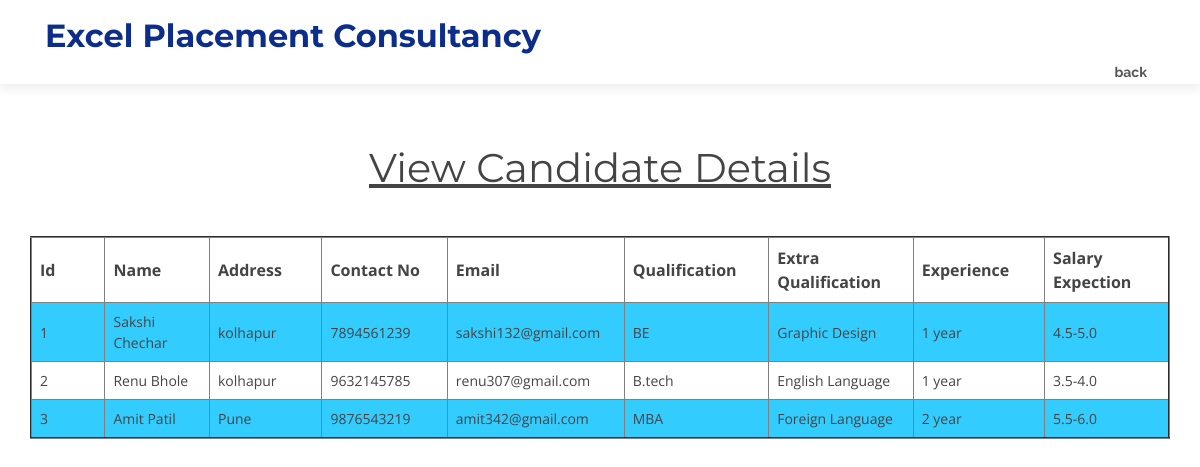
Screenshot of /companyview.php with the database file from the repository.
### tables this page shows
CREATE TABLE `canreg` (
  `id` int(10) NOT NULL,
  `name` varchar(50) NOT NULL,
  `Address` varchar(50) NOT NULL,
  `qualification` varchar(50) NOT NULL,
  `exp` varchar(50) NOT NULL,
  `mob` varchar(50) NOT NULL,
  `email` varchar(50) NOT NULL,
  `extra_qualify` varchar(50) NOT NULL,
  `salary` varchar(50) NOT NULL
);

### companyview.php (the view, shortened to what this page needs)
<!DOCTYPE html PUBLIC "-//W3C//DTD XHTML 1.0 Transitional//EN" "http://www.w3.org/TR/xhtml1/DTD/xhtml1-transitional.dtd">
<html xmlns="http://www.w3.org/1999/xhtml">
<head>
  <link href="lib/bootstrap/css/bootstrap.min.css" rel="stylesheet">
  <link href="lib/font-awesome/css/font-awesome.min.css" rel="stylesheet">
  <link href="lib/animate/animate.min.css" rel="stylesheet">
  <link href="lib/ionicons/css/ionicons.min.css" rel="stylesheet">
  <link href="lib/owlcarousel/assets/owl.carousel.min.css" rel="stylesheet">
  <link href="lib/magnific-popup/magnific-popup.css" rel="stylesheet">
  <link href="lib/ionicons/css/ionicons.min.css" rel="stylesheet">
  <link href="css/style.css" rel="stylesheet">
</head>
<body>
<body id="body">
  <header id="header">
    <div class="container">
      <div id="logo" class="pull-left">
        <h1><a href="#body" class="scrollto"><font size="+3">Excel Placement Consultancy</font></a></h1>
      </div>
      <nav id="nav-menu-container">
        <ul class="nav-menu">
          <li><a href="viewpanal.php">back</a></li>
            </ul>
      </nav>
    </div>
  </header>
  <main id="main">
    <section id="about" class="wow fadeInUp">
      <div class="container">
        <div class="row">
		  <font size="3">
            <table align="center">
			<h1><center><u> View Candidate Details</u></center></h1>
			<?php
			include("conn.php");
      $q="SELECT * FROM canreg";
      $rs = $conn -> query($q);
			if($rs -> num_rows > 0)
			{
			echo"<br/>";
			echo"<form method='post'>";
			echo"<table border='2'>";
			echo"<tr>
			<td align='center'
			style='width:240px;height:40px;font size:18px;font-weight:bold'>Id</td>
			<td align='center'
			style='width:240px;height:40px;font size:18px;font-weight:bold'>Name</td>
			<td align='center'
			style='width:240px;height:40px;font size:18px;font-weight:bold'>Address</td>
			<td align='center'
			style='width:240px;height:40px;font size:18px;font-weight:bold'>Contact No</td>
			<td align='center'
			style='width:240px;height:40px;font size:18px;font-weight:bold'>Email</td>
			<td align='center'
			style='width:240px;height:40px;font size:18px;font-weight:bold'>Qualification</td>
			<td align='center'
			style='width:240px;height:40px;font size:18px;font-weight:bold'>Extra Qualification</td>
			<td align='center'
			style='width:240px;height:40px;font size:18px;font-weight:bold'>Experience</td>
			<td align='center'
			style='width:240px;height:40px;font size:18px;font-weight:bold'>Salary Expection</td>
		</tr>";
		while($row = $rs -> fetch_assoc())
		{
		echo"<tr>";
		echo"<td align='center'
		style='sheight:20px;font-size:14px;'>".$row['id']."</td>";
		echo"<td align='center'
		style='height:20px;font-size:14px;'>".$row['name']."</td>";
		echo"<td align='center'
		style='height:20px;font-size:14px;'>".$row['Address']."</td>";
		echo"<td align='center'
		style=height:20px;font-size:14px;'>".$row['mob']."</td>";
		echo"<td align='center'
		style='height:20px;font-size:14px;'>".$row['email']."</td>";
		echo"<td align='center'
		style='height:20px;font-size:14px;'>".$row['qualification']."</td>";
		echo"<td align='center'
		style='height:20px;font-size:14px;'>".$row['extra_qualify']."</td>";
		echo"<td align='center'
		style='height:20px;font-size:14px;'>".$row['exp']."</td>";
		echo"<td align='center'
		style='height:20px;font-size:14px;'>".$row['salary']."</td>";
		echo"</tr>";
		}
		echo"</table>";
		echo"</form>";
	}
			?>
        </div>
      </div>
    </section>
</body>
</html>

### conn.php (shortened to what this page needs)
<!DOCTYPE html PUBLIC "-//W3C//DTD XHTML 1.0 Transitional//EN" "http://www.w3.org/TR/xhtml1/DTD/xhtml1-transitional.dtd">
<html xmlns="http://www.w3.org/1999/xhtml">
<head>
</head>
<body>
</body>
</html>

### css/style.css (style rules this page uses)
body { background: #fff; color: #444; font-family: "Open Sans", sans-serif; }
a { color: #50d8af; transition: 0.5s; }
h1, h2, h3, h4, h5, h6 { font-family: "Montserrat", sans-serif; font-weight: 400; margin: 0 0 20px 0; padding: 0; }
#header { padding: 20px 0; height: 84px; transition: all 0.5s; z-index: 997; background: #fff; box-shadow: 0px 6px 9px 0px rgba(0, 0, 0, 0.06); }
#header #logo h1 { font-size: 42px; margin: 0; padding: 0; line-height: 1; font-family: "Montserrat", sans-serif; font-weight: 700; }
#header #logo h1 a { color: #0c2e8a; line-height: 1; display: inline-block; }
.nav-menu, .nav-menu * { margin: 0; padding: 0; list-style: none; }
.nav-menu li { position: relative; white-space: nowrap; }
.nav-menu > li { float: left; }
#nav-menu-container { float: right; margin: 0; }
.nav-menu a { padding: 10px 8px; text-decoration: none; display: inline-block; color: #555; font-family: "Raleway", sans-serif; font-weight: 700; font-size: 14px; outline: none; }
.nav-menu > li { margin-left: 10px; }
#about { padding: 60px 0 30px 0; }

### companyview.php (style rules this page uses)
table { border-collapse: collapse; width: 100%; }
th, td { text-align: left; padding: 8px; }
tr:nth-child(even) { background-color:#33CCFF }

### rows the page displays
canreg: id "1", name "Sakshi Chechar", Address "kolhapur", mob "7894561239", email "sakshi132@gmail.com", qualification "BE", extra_qualify "Graphic Design", exp "1 year", salary "4.5-5.0"
canreg: id "2", name "Renu Bhole", Address "kolhapur", mob "9632145785", email "renu307@gmail.com", qualification "B.tech", extra_qualify "English Language", exp "1 year", salary "3.5-4.0"
canreg: id "3", name "Amit Patil", Address "Pune", mob "9876543219", email "amit342@gmail.com", qualification "MBA", extra_qualify "Foreign Language", exp "2 year", salary "5.5-6.0"
